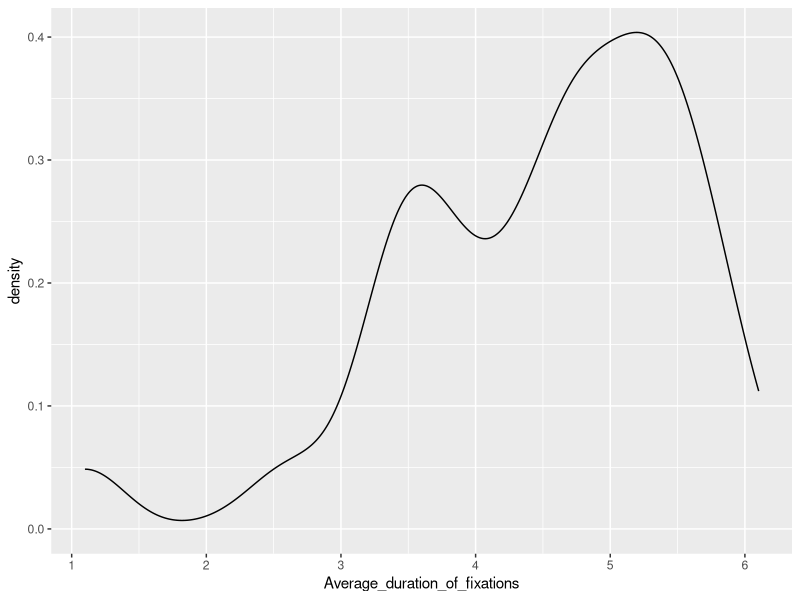
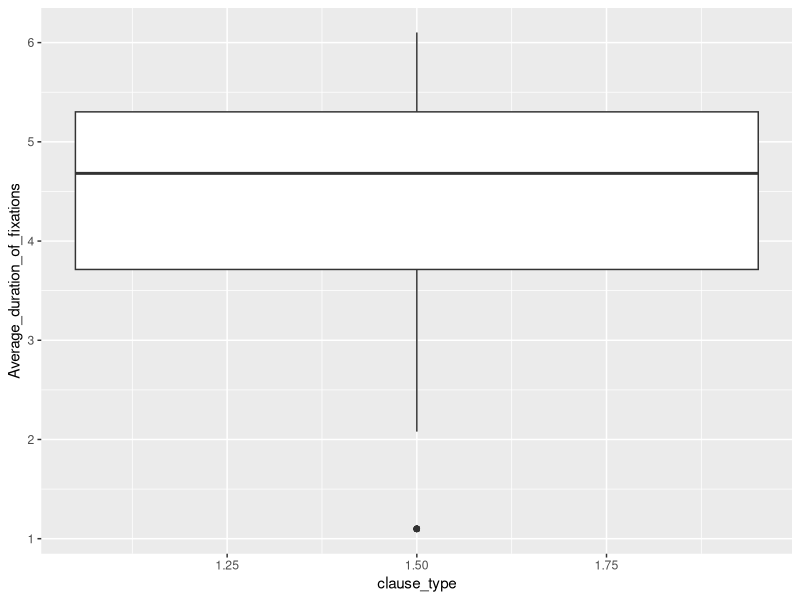

The R script that drew these images, in order:
# Libraries
library(tidyverse)
library(ggthemes)
library(lme4)
library(lmerTest)

# Data Import
df_raw <- read_tsv("./data/eye_tracker1.tsv")
summary(df_raw)

# Data Cleaning
q1 <- quantile(df_raw$Average_duration_of_fixations, 0.25, na.rm = TRUE)
q3 <- quantile(df_raw$Average_duration_of_fixations, 0.75, na.rm = TRUE)
iqr <- q3 - q1
lower_bound <- q1 - 1.5 * iqr
upper_bound <- q3 + 1.5 * iqr

df_clean <- df_raw %>%
    select(c(Participant, clause_type, number, Stimulus, Total_duration_of_fixations, Average_duration_of_fixations, Number_of_fixations, Duration_of_first_fixation, Number_of_saccades_in_AOI)) %>% # Select relevant columns
    na.omit() %>% # Remove rows with missing values
    mutate(Stimulus = ifelse(Stimulus == "s1", 1, ifelse(Stimulus == "s2", 2, ifelse(Stimulus == "s3", 3, ifelse(Stimulus == "s4", 4, 5))))) %>% # Encode segments as numbers
    mutate(number = ifelse(number == "ss", 1, ifelse(number == "pp", 2, ifelse(number == "sp", 3, 4)))) %>% # Encode number as numbers
    mutate(clause_type = ifelse(clause_type == "sr", 1, 2)) %>% # Encode clause type as numbers
    filter(Average_duration_of_fixations > lower_bound & Average_duration_of_fixations < upper_bound) %>% # Removing outliers
    mutate(Average_duration_of_fixations = log(Average_duration_of_fixations)) %>% # Use logarithmic scale to normalize data
    filter(is.finite(Average_duration_of_fixations)) # Remove infinite values

df_norm <- ggplot(df_clean, aes(x = Average_duration_of_fixations)) +
    geom_density() # Checking for normality
df_norm

# Linear Regression Model
df_lm <- lmer(
    data = df_clean,
    Average_duration_of_fixations ~ clause_type + number + Stimulus + (1 | Stimulus)
)
summary(df_lm)

# Data Visualization
df_boxplot <- df_clean %>%
    ggplot(aes(x = clause_type, y = Average_duration_of_fixations)) +
    geom_boxplot()
df_boxplot
